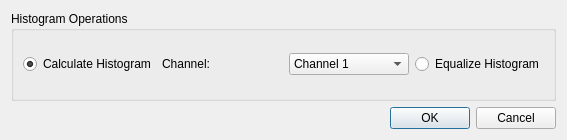
<?xml version="1.0" encoding="UTF-8"?>
<ui version="4.0">
 <class>HistogramDialog</class>
 <widget class="QDialog" name="HistogramDialog">
  <property name="geometry">
   <rect>
    <x>0</x>
    <y>0</y>
    <width>567</width>
    <height>140</height>
   </rect>
  </property>
  <property name="windowTitle">
   <string>Dialog</string>
  </property>
  <layout class="QGridLayout" name="gridLayout_2">
   <item row="0" column="0">
    <layout class="QVBoxLayout" name="verticalLayout">
     <item>
      <widget class="QGroupBox" name="groupBoxHistogramOperations">
       <property name="title">
        <string>Histogram Operations</string>
       </property>
       <layout class="QGridLayout" name="gridLayout">
        <item row="0" column="0">
         <layout class="QHBoxLayout" name="horizontalLayout">
          <item>
           <widget class="QRadioButton" name="radioCalculateHistogram">
            <property name="text">
             <string>Calculate Histogram</string>
            </property>
            <property name="checked">
             <bool>true</bool>
            </property>
           </widget>
          </item>
          <item>
           <widget class="QLabel" name="labelHistogramOperationsChannel">
            <property name="text">
             <string>Channel: </string>
            </property>
           </widget>
          </item>
          <item>
           <widget class="QComboBox" name="comboBoxHistogramOperationsChannel">
            <item>
             <property name="text">
              <string>Channel 1</string>
             </property>
            </item>
            <item>
             <property name="text">
              <string>Channel 2</string>
             </property>
            </item>
            <item>
             <property name="text">
              <string>Channel 3</string>
             </property>
            </item>
           </widget>
          </item>
          <item>
           <widget class="QRadioButton" name="radioEqualizeHistogram">
            <property name="text">
             <string>Equalize Histogram</string>
            </property>
           </widget>
          </item>
         </layout>
        </item>
       </layout>
      </widget>
     </item>
     <item>
      <widget class="QDialogButtonBox" name="buttonBox">
       <property name="orientation">
        <enum>Qt::Horizontal</enum>
       </property>
       <property name="standardButtons">
        <set>QDialogButtonBox::Cancel|QDialogButtonBox::Ok</set>
       </property>
      </widget>
     </item>
    </layout>
   </item>
  </layout>
 </widget>
 <resources/>
 <connections>
  <connection>
   <sender>buttonBox</sender>
   <signal>accepted()</signal>
   <receiver>HistogramDialog</receiver>
   <slot>accept()</slot>
   <hints>
    <hint type="sourcelabel">
     <x>248</x>
     <y>254</y>
    </hint>
    <hint type="destinationlabel">
     <x>157</x>
     <y>274</y>
    </hint>
   </hints>
  </connection>
  <connection>
   <sender>buttonBox</sender>
   <signal>rejected()</signal>
   <receiver>HistogramDialog</receiver>
   <slot>reject()</slot>
   <hints>
    <hint type="sourcelabel">
     <x>316</x>
     <y>260</y>
    </hint>
    <hint type="destinationlabel">
     <x>286</x>
     <y>274</y>
    </hint>
   </hints>
  </connection>
 </connections>
</ui>
